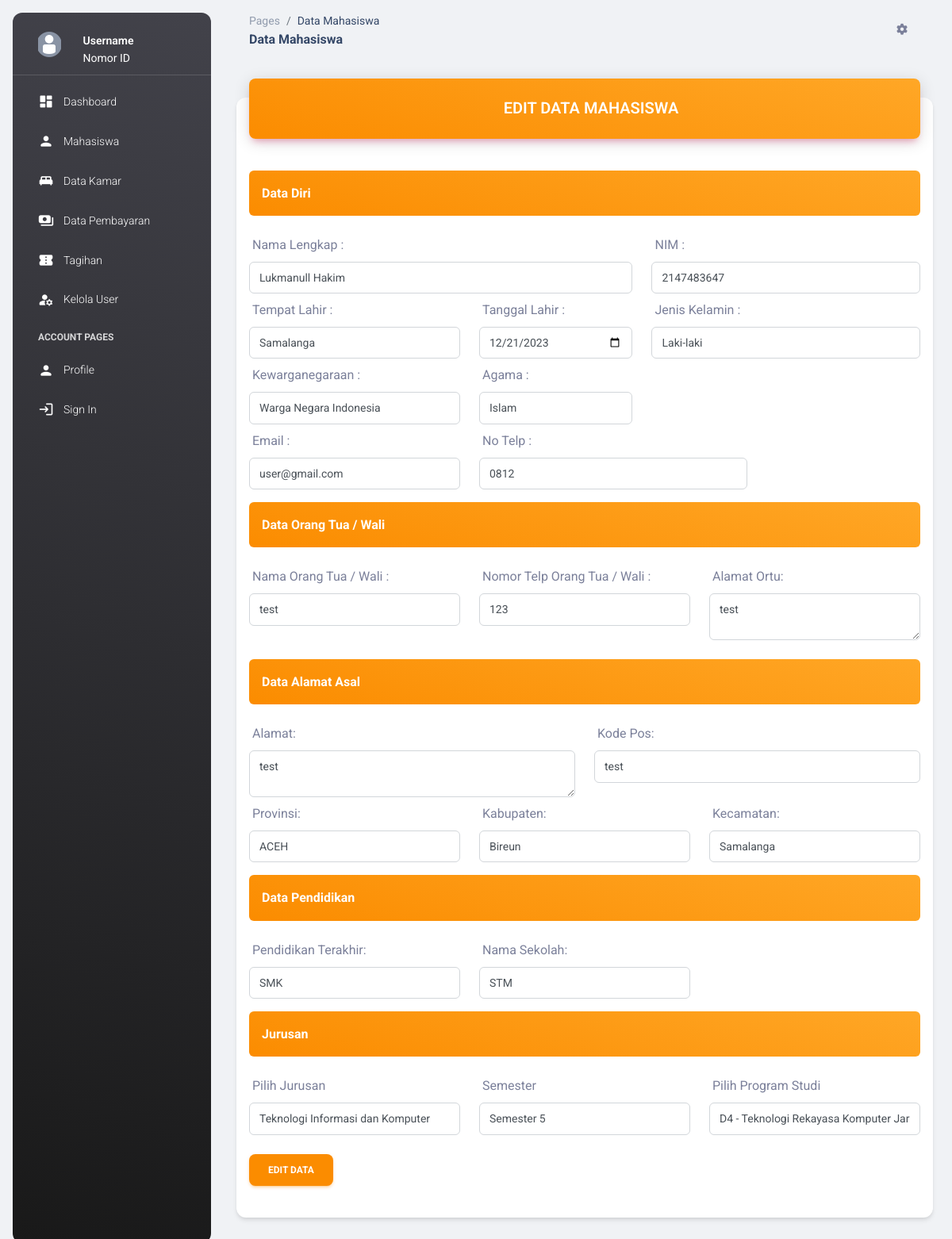
/edit_mahasiswa.php?id=2, run on the app's committed database.
### tables this page shows
CREATE TABLE `mahasiswa` (
  `id_mhs` int(11) NOT NULL,
  `nim` int(20) DEFAULT NULL,
  `nama_mhs` varchar(255) DEFAULT NULL,
  `foto` varchar(500) DEFAULT NULL,
  `tempat` varchar(255) DEFAULT NULL,
  `tgl_lahir` date DEFAULT NULL,
  `jk` varchar(15) DEFAULT NULL,
  `kewarganegaraan` varchar(50) DEFAULT NULL,
  `agama` varchar(50) DEFAULT NULL,
  `email` varchar(255) DEFAULT NULL,
  `no_hp` varchar(15) DEFAULT NULL,
  `kode_pos` varchar(10) DEFAULT NULL,
  `alamat` text DEFAULT NULL,
  `provinsi` varchar(100) DEFAULT NULL,
  `kabupaten` varchar(100) DEFAULT NULL,
  `kecamatan` varchar(100) DEFAULT NULL,
  `ortu` varchar(255) DEFAULT NULL,
  `no_hp_ortu` varchar(15) DEFAULT NULL,
  `alamat_ortu` text DEFAULT NULL,
  `pendidikan` varchar(255) DEFAULT NULL,
  `nama_sekolah` varchar(255) DEFAULT NULL,
  `jurusan` varchar(255) DEFAULT NULL,
  `prodi` varchar(255) DEFAULT NULL,
  `semester` int(11) DEFAULT NULL,
  `id_kamar` int(15) DEFAULT NULL
);

### edit_mahasiswa.php (the view, shortened to what this page needs)
<?php include 'proses/koneksi.php'; ?>
<!DOCTYPE html>
<html lang="en">
<head>
  <link href="./assets/css/nucleo-icons.css" rel="stylesheet" />
  <link href="./assets/css/nucleo-svg.css" rel="stylesheet" />
  <link id="pagestyle" href="./assets/css/material-dashboard.css?v=3.0.0" rel="stylesheet" />
</head>
<body class="g-sidenav-show bg-gray-200">
  <?php include 'sidebar.php'; ?>
  <main class="main-content position-relative max-height-vh-100 h-100 border-radius-lg">
    <nav class="navbar navbar-main navbar-expand-lg px-0 mx-4 shadow-none border-radius-xl" id="navbarBlur"
      navbar-scroll="true">
      <div class="container-fluid py-1 px-3">
        <nav aria-label="breadcrumb">
          <ol class="breadcrumb bg-transparent mb-0 pb-0 pt-1 px-0 me-sm-6 me-5">
            <li class="breadcrumb-item text-sm"><a class="opacity-5 text-dark" href="javascript:;">Pages</a></li>
            <li class="breadcrumb-item text-sm text-dark active" aria-current="page">Data Mahasiswa</li>
          </ol>
          <h6 class="font-weight-bolder mb-0">Data Mahasiswa</h6>
        </nav>
        <ul class="navbar-nav justify-content-end">
          <li class="nav-item px-3 d-flex align-items-center">
            <a href="javascript:;" class="nav-link text-body p-0">
              <i class="fa fa-cog fixed-plugin-button-nav cursor-pointer"></i>
            </a>
          </li>
        </ul>
      </div>
    </nav>
    <div class="container-fluid py-4">
      <div class="row">
        <div class="col-12">
          <div class="card my-4">
            <div class="card-header p-0 position-relative mt-n4 mx-3 z-index-2">
              <div class="bg-gradient-warning shadow-primary border-radius-lg pt-4 pb-3">
                <h5 class="text-white text-capitalize ps-3 text-center">EDIT DATA MAHASISWA</h5>
              </div>
            </div>
            <div class="card-body px-0 pb-2 m-3">
              <?php
              $id = $_GET['id'];
              $query = mysqli_query($conn, "SELECT * FROM mahasiswa WHERE id_mhs = $id");
              $row = mysqli_fetch_array($query);
              ?>
              <form id="form" action="proses/proses_edit_mahasiswa.php" method="GET" enctype="multipart/form-data">
                <div class="alert alert-warning">
                  <strong class="text-white">Data Diri</strong>
                </div>
                <div class="row">
                  <div class="col-sm-7">
                    <label for="" class="col-form-label me-3">Nama Lengkap :</label>
                    <div class="input-group input-group-outline">
                      <input type="text" name="nama" value="<?php echo $row['nama_mhs'] ?>" class="form-control"
                        placeholder="Masukan Nama Lengkap" />
                    </div>
                  </div>
                  <div class="col-sm-5">
                    <label for="" class="col-form-label me-3">NIM :</label>
                    <div class="input-group input-group-outline">
                      <input type="number" name="nim" value="<?php echo $row['nim'] ?>" class="form-control"
                        placeholder="Masukan Nomor NIK / NIM" />
                    </div>
                  </div>
                </div>
                <div class="row">
                  <div class="col-sm-4">
                    <label for="" class="col-form-label me-3">Tempat Lahir :</label>
                    <div class="input-group input-group-outline">
                      <input type="text" name="tempat_lahir" value="<?php echo $row['tempat'] ?>" class="form-control"
                        placeholder="Masukan Tempat Lahir" />
                    </div>
                  </div>
                  <div class="col-sm-3">
                    <label for="" class="col-form-label me-3">Tanggal Lahir :</label>
                    <div class="input-group input-group-outline">
                      <input type="date" name="tanggal_lahir" value="<?php echo $row['tgl_lahir'] ?>"
                        class="form-control" />
                    </div>
                  </div>
                  <div class="col-sm-5">
                    <label for="" class="col-form-label me-3">Jenis Kelamin :</label>
                    <div class="input-group input-group-outline">
                      <select class="form-control" name="jk" value="<?php echo $row['jk'] ?>">
                        <option value="<?php echo $row['jk'] ?>">
                          <?php echo $row['jk'] ?>
                        </option>
                      </select>
                    </div>
                  </div>
                </div>
                <div class="row">
                  <div class="col-sm-4">
                    <label for="" class="col-form-label me-3">Kewarganegaraan :</label>
                    <div class="input-group input-group-outline">
                      <select class="form-control" name="kewarganegaraan" value="<?php echo $row['kewarganegaraan'] ?>">
                        <option value="<?php echo $row['kewarganegaraan'] ?>">
                          <?php echo $row['kewarganegaraan'] ?>
                        </option>
                      </select>
                    </div>
                  </div>
                  <div class="col-sm-3">
                    <label for="" class="col-form-label me-3">Agama :</label>
                    <div class="input-group input-group-outline">
                      <select class="form-control" name="agama" value="<?php echo $row['agama'] ?>">
                        <option value="<?php echo $row['agama'] ?>">
                          <?php echo $row['agama'] ?>
                        </option>
                      </select>
                    </div>
                  </div>
                </div>
                <div class="row">
                  <div class="col-sm-4">
                    <label for="" class="col-form-label me-3">Email :</label>
                    <div class="input-group input-group-outline">
                      <input type="email" name="email" value="<?php echo $row['email'] ?>" class="form-control"
                        placeholder="Masukan Email" />
                    </div>
                  </div>
                  <div class="col-sm-5">
                    <label for="" class="col-form-label me-3">No Telp :</label>
                    <div class="input-group input-group-outline">
                      <input type="tel" name="no_telp" value="<?php echo $row['no_hp'] ?>" class="form-control"
                        placeholder="Masukan No Telp" />
                    </div>
                  </div>
                </div>
                <div class="alert alert-warning mt-3">
                  <strong class="text-white">Data Orang Tua / Wali </strong>
                </div>
                <div class="row">
                  <div class="col-sm-4">
                    <label for="" class="col-form-label me-3">Nama Orang Tua / Wali :</label>
                    <div class="input-group input-group-outline">
                      <input type="text" name="nama_ortu" value="<?php echo $row['ortu'] ?>" class="form-control"
                        placeholder="Masukan Nama Orang Tua / Wali" />
                    </div>
                  </div>
                  <div class="col-sm-4">
                    <label for="" class="col-form-label me-3">Nomor Telp Orang Tua / Wali :</label>
                    <div class="input-group input-group-outline">
                      <input type="number" name="nomor_ortu" value="<?php echo $row['no_hp_ortu'] ?>"
                        class="form-control" placeholder="Masukan Nomor Telephone Orang Tua / Wali" />
                    </div>
                  </div>
                  <div class="col-sm-4">
                    <label for="" class="col-form-label me-3">Alamat Ortu:</label>
                    <div class="input-group input-group-outline">
                      <textarea class="form-control" name="alamatortu" rows="2"
                        id="alamat"><?php echo $row['alamat_ortu'] ?></textarea>
                    </div>
                  </div>
                </div>
                <div class="alert alert-warning mt-4">
                  <strong class="text-white">Data Alamat Asal</strong>
                </div>
                <div class="row">
                  <div class="col-sm-6">
                    <label for="" class="col-form-label me-3">Alamat:</label>
                    <div class="input-group input-group-outline">
                      <textarea class="form-control" name="alamat" rows="2"
                        id="alamat"><?php echo $row['alamat'] ?></textarea>
                    </div>
                  </div>
                  <div class="col-sm-6">
                    <label for="" class="col-form-label me-3">Kode Pos:</label>
                    <div class="input-group input-group-outline">
                      <input type="text" name="kode_pos" value="<?php echo $row['kode_pos'] ?>" class="form-control"
                        placeholder="Kode Pos" />
                    </div>
                  </div>
                </div>
                <div class="row">
                  <div class="col-sm-4">
                    <label for="" class="col-form-label me-3">Provinsi:</label>
                    <div class="input-group input-group-outline">
                      <select class="form-control" name="provinsi" value="<?php echo $row['provinsi'] ?>" id="provinsi">
                        <option value="<?php echo $row['provinsi'] ?>">
                          <?php echo $row['provinsi'] ?>
                        </option>
                      </select>
                    </div>
                  </div>
                  <div class="col-sm-4">
                    <label for="" class="col-form-label me-3">Kabupaten:</label>
                    <div class="input-group input-group-outline">
                      <input type="text" class="form-control" name="kabupaten" value="<?php echo $row['kabupaten'] ?>">
                    </div>
                  </div>
                  <div class="col-sm-4">
                    <label for="" class="col-form-label me-3">Kecamatan:</label>
                    <div class="input-group input-group-outline">
                      <input type="text" class="form-control" name="kecamatan" value="<?php echo $row['kecamatan'] ?>">
                    </div>
                  </div>
                </div>
                <div class="alert alert-warning mt-3">
                  <strong class="text-white">Data Pendidikan</strong>
                </div>
                <div class="row">
                  <div class="col-sm-4">
                    <label for="" class="col-form-label me-3">Pendidikan Terakhir:</label>
                    <div class="input-group input-group-outline">
                      <select class="form-control" name="pendidikan" value="<?php echo $row['pendidikan'] ?>">
                        <option value="<?php echo $row['pendidikan'] ?>">
                          <?php echo $row['pendidikan'] ?>
                        </option>
                      </select>
                    </div>
                  </div>
                  <div class="col-sm-4">
                    <label for="" class="col-form-label me-3">Nama Sekolah:</label>
                    <div class="input-group input-group-outline">
                      <input type=" text" name="sekolah" value="<?php echo $row['nama_sekolah'] ?>" class="form-control"
                        placeholder="Masukan Nama Sekolah" />
                    </div>
                  </div>
                </div>
                <div class="alert alert-warning mt-3">
                  <strong class="text-white">Jurusan</strong>
                </div>
                <div class="row">
                  <div class="col-sm-4">
                    <label for="" class="col-form-label me-3">Pilih Jurusan</label>
                    <div class="input-group input-group-outline">
                      <select class="form-control" name="jurusan" value="<?php echo $row['jurusan'] ?>">
                        <option value="<?php echo $row['jurusan'] ?>">
                          <?php echo $row['jurusan'] ?>
                        </option>
                      </select>
                    </div>
                  </div>
                  <div class="col-sm-4">
                    <label for="" class="col-form-label me-3">Semester</label>
                    <div class="input-group input-group-outline">
                      <select class="form-control" name="semester" value="<?php echo $row['semester'] ?>">
                        <option value="<?php echo $row['semester'] ?>">
                          Semester
                          <?php echo $row['semester'] ?>
                        </option>
                      </select>
                    </div>
                  </div>
                  <div class="col-sm-4">
                    <label for="" class="col-form-label me-3">Pilih Program Studi</label>
                    <div class="input-group input-group-outline">
                      <select class="form-control" name="prodi" value="<?php echo $row['prodi'] ?>">
                        <option value="<?php echo $row['prodi'] ?>">
                          <?php echo $row['prodi'] ?>
                        </option>
                      </select>
                    </div>
                  </div>
                  <div class="row">
                    <div class="col-sm-5 mt-4">
                      <button type="submit" name="Submit" id="Submit" class="btn btn-warning me-5">EDIT DATA</button>
                    </div>
                  </div>
              </form>
            </div>
          </div>
        </div>
      </div>
    </div>
  </main>
</body>
</html>

### data on the page
mahasiswa: nama "Lukmanull Hakim", nim "2147483647", tempat_lahir "Samalanga", tanggal_lahir "12/21/2023", jk "Laki-laki", kewarganegaraan "Warga Negara Indonesia", agama "Islam", email "user@gmail.com", no_telp "0812", nama_ortu "test", nomor_ortu "123", alamatortu "test", alamat "test", kode_pos "test", provinsi "ACEH", kabupaten "Bireun", kecamatan "Samalanga", pendidikan "SMK", sekolah "STM", jurusan "Teknologi Informasi dan Komputer", semester "Semester 5", prodi "D4 - Teknologi Rekayasa Komputer Jaringan"
